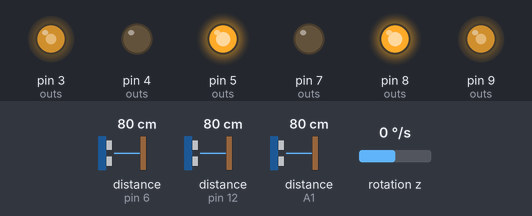
The sketch below on a simulated Arduino Uno, built with avr-gcc and run on an emulated ATmega328P. On the bench: output pins drawn as LEDs (lit = HIGH). Wiring (inferred from the names in the program): 3 × ultrasonic range finder: trigger pin 2, echo pin 6 / trigger pin 11, echo pin 12 / trigger A0, echo A1; MPU-6050 motion sensor at I2C address 0x68. The test bench sets the inputs (shaded band); at power-on: rotation z 0 °/s, distance to the obstacle (sensors on pin 6, pin 12, A1) 80 cm. The echo pulse lasts 58.3 µs per cm; pins used as bus, display or sensor lines are not drawn.

Above: at 6.9 s.
7.0 s: rotation z set to -192 °/s
At 9.3 s:
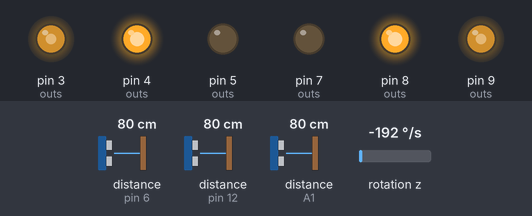
10.0 s: rotation z set to 192 °/s
At 12.35 s:
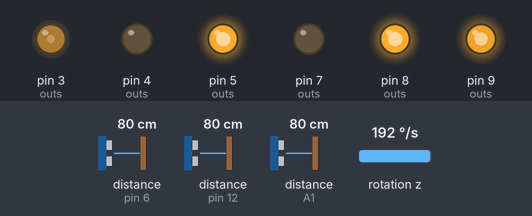
13.0 s: rotation z set to -100 °/s
At 15.79 s:
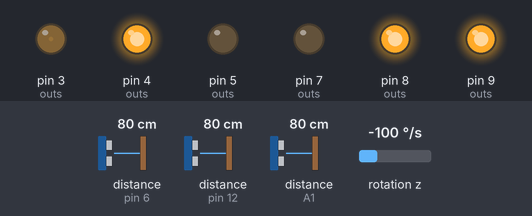
16.0 s: rotation z set to 100 °/s
At 18.04 s:
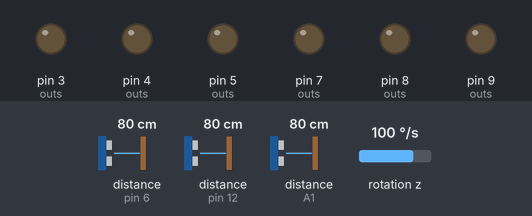
19.0 s: distance to the obstacle (sensor on pin 6) set to 64 cm
20.9 s: distance to the obstacle (sensor on pin 6) set to 61 cm
Timing chart, 0 to 24.7 s (numbered marks = the images above; inputs shaded):
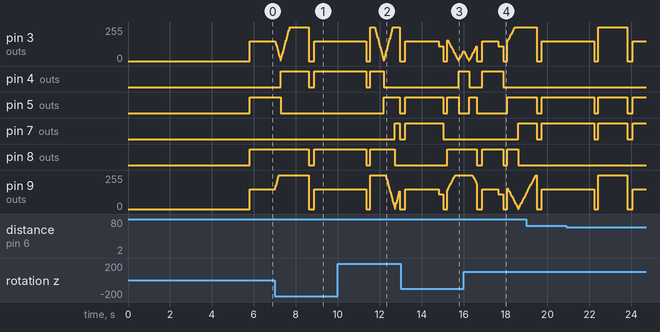

Measured:
- after the input at 7.0 s, pin 4 (outs): LOW → HIGH after 0.27 s, → LOW 1.3 s later, → HIGH 0.25 s later; pin 7 (outs): stays LOW (without the input it goes to HIGH after 1.9 s)
- after the input at 10.0 s, pin 5 (outs): LOW → HIGH after 2.2 s, → LOW 0.75 s later; pin 7 (outs): LOW → HIGH after 2.7 s, → LOW 0.24 s later
- after the input at 13.0 s, pin 4 (outs): LOW → HIGH after 2.8 s; pin 8 (outs): LOW → HIGH after 2.2 s
- after the input at 16.0 s, pin 5 (outs): LOW → HIGH after 0.26 s, → LOW 0.37 s later, → HIGH 1.5 s later; pin 7 (outs): LOW → HIGH after 2.6 s

The sketch:

auto_moopeiei.ino
```cpp
//ฮาร์ดโค้ดตอนเลี้ยวกันชนT_T
#include <Wire.h>
struct Step {
  char type;
  int  value;
};

Step routeA1[] = {
  {'F', 2}, {'R', 0}, {'F', 1}, {'R', 0}, {'F', 1}, {'L', 0}, {'F', 1}, {'L', 0},
  {'F', 1}, {'R', 0}, {'F', 1}, {'R', 0}, {'F', 1}, {'L', 0}, {'F', 3}
};
const int ROUTE_A1_LEN = sizeof(routeA1) / sizeof(routeA1[0]);

// Route 2: enter parking zone from the top (over the black tape)
Step routeA2[] = {
  {'F', 2}, {'R', 0}, {'F', 1}, {'R', 0}, {'F', 1}, {'L', 0}, {'F', 1}, {'L', 0},
  {'F', 1}, {'R', 0}, {'F', 1}, {'R', 0}, {'F', 1}, {'L', 0}, {'F', 2},
  {'L', 0}, {'F', 2}, {'R', 0}, {'F', 1}, {'R', 0}, {'F', 2}
};
const int ROUTE_A2_LEN = sizeof(routeA2) / sizeof(routeA2[0]);

// ---------------- settings ----------------
const int  ROUTE_CHOICE = 1;
const bool MIRROR = false;
const unsigned long START_DELAY_MS = 3000;
const unsigned long AUTO_LIMIT_MS  = 88000;

int BASE_SPEED = 150;
int TURN_SPEED = 150;
int TURN_SLOW  = 110;
const unsigned long MS_PER_CELL = 700;
const int   CELL_CM        = 20;
const int   WALL_STOP_CM   = 6;
const int   ARRIVE_TOL     = 1;
const int   SIDE_WALL_CM   = 14;
const int   SIDE_TARGET_CM = 4;
const float KP      = 3.0;
const float KP_SIDE = 1.5;

// ---------------- pins ----------------
const int ENA = 9, IN1 = 8, IN2 = 7;
const int ENB = 3, IN3 = 5, IN4 = 4;
const int TRIG_F = 2,  ECHO_F = 6;
const int TRIG_L = 11, ECHO_L = 12;
const int TRIG_R = A0, ECHO_R = A1;
const int IR_PIN = 10;

// ---------------- MPU6050 ----------------
const int MPU_ADDR = 0x68;
float gyroZoffset = 0;
float yaw = 0;
float targetHeading = 0;
unsigned long lastMicros = 0;
unsigned long matchStart = 0;

void setMotor(int en, int a, int b, int spd) {
  spd = constrain(spd, -255, 255);
  if (spd > 0)      { digitalWrite(a, HIGH); digitalWrite(b, LOW); }
  else if (spd < 0) { digitalWrite(a, LOW);  digitalWrite(b, HIGH); }
  else              { digitalWrite(a, LOW);  digitalWrite(b, LOW); }
  analogWrite(en, abs(spd));
}

void drive(int l, int r) {
  setMotor(ENB, IN3, IN4, l);
  setMotor(ENA, IN1, IN2, r);
}

void stopMotors() { drive(0, 0); }

//  อย่าเกินเวลาเด้อออ
void checkTimeUp() {
  if (millis() - matchStart > AUTO_LIMIT_MS) {
    stopMotors();
    while (true) { }
  }
}

long readCm(int trig, int echo) {
  digitalWrite(trig, LOW);  delayMicroseconds(2);
  digitalWrite(trig, HIGH); delayMicroseconds(10);
  digitalWrite(trig, LOW);
  long d = pulseIn(echo, HIGH, 15000UL);
  if (d == 0) return 999;
  return d / 58;
}

long readCmMedian(int trig, int echo) {
  long v[3];
  for (int i = 0; i < 3; i++) {
    v[i] = readCm(trig, echo);
    delay(5);
  }
  for (int a = 0; a < 2; a++)
    for (int b = 0; b < 2 - a; b++)
      if (v[b] > v[b + 1]) { long t = v[b]; v[b] = v[b + 1]; v[b + 1] = t; }
  return v[1];
}

int16_t readGyroZraw() {
  Wire.beginTransmission(MPU_ADDR);
  Wire.write(0x47);
  Wire.endTransmission(false);
  Wire.requestFrom(MPU_ADDR, 2);
  int16_t hi = Wire.read();
  int16_t lo = Wire.read();
  return (hi << 8) | lo;
}

void calibrateGyro() {
  long sum = 0;
  const int N = 500;
  for (int i = 0; i < N; i++) { sum += readGyroZraw(); delay(3); }
  gyroZoffset = (float)sum / N;
}

void updateYaw() {
  unsigned long now = micros();
  float dt = (now - lastMicros) / 1000000.0;
  lastMicros = now;
  float rate = (readGyroZraw() - gyroZoffset) / 131.0;
  if (abs(rate) > 0.3) yaw += rate * dt;
}

void turn90(bool left) {
  targetHeading += left ? 90 : -90;
  stopMotors();
  delay(100);
  lastMicros = micros();
  unsigned long t0 = millis();
  while (millis() - t0 < 2500) {
    checkTimeUp();
    updateYaw();
    float err = targetHeading - yaw;
    if (abs(err) < 2) break;
    int sp = (abs(err) < 25) ? TURN_SLOW : TURN_SPEED;
    if (err > 0) drive(-sp, sp);
    else         drive(sp, -sp);
  }
  stopMotors();
  delay(150);
}

void forwardCells(int n) {
  long d0 = readCmMedian(TRIG_F, ECHO_F);
  long target = d0 - (long)n * CELL_CM;
  if (target < WALL_STOP_CM) target = WALL_STOP_CM;
  unsigned long maxMs = (unsigned long)n * MS_PER_CELL * 2;

  unsigned long t0 = millis();
  lastMicros = micros();
  int loopCount = 0;
  int sideCorr = 0;

  while (millis() - t0 < maxMs) {
    checkTimeUp();
    updateYaw();

    long f = readCm(TRIG_F, ECHO_F);
    if (f <= target + ARRIVE_TOL) break;

    if (++loopCount % 3 == 0) {
      long l = readCm(TRIG_L, ECHO_L);
      long r = readCm(TRIG_R, ECHO_R);
      bool hasL = l < SIDE_WALL_CM;
      bool hasR = r < SIDE_WALL_CM;
      if (hasL && hasR)  sideCorr = -(int)(KP_SIDE * (l - r));
      else if (hasL)     sideCorr = -(int)(KP_SIDE * (l - SIDE_TARGET_CM));
      else if (hasR)     sideCorr =  (int)(KP_SIDE * (r - SIDE_TARGET_CM));
      else               sideCorr = 0;
      sideCorr = constrain(sideCorr, -25, 25);
    }

    float err = yaw - targetHeading;
    int corr = (int)(KP * err) + sideCorr;
    drive(BASE_SPEED + corr, BASE_SPEED - corr);
  }
  stopMotors();
  delay(150);
}

void runRoute(Step *route, int len) {
  for (int i = 0; i < len; i++) {
    Step *s = &route[i];
    char t = s->type;
    if (MIRROR && t == 'L')      t = 'R';
    else if (MIRROR && t == 'R') t = 'L';

    if (t == 'F')      forwardCells(s->value);
    else if (t == 'L') turn90(true);
    else if (t == 'R') turn90(false);
  }
}

void setup() {
  Serial.begin(9600);

  int outs[] = {ENA, IN1, IN2, ENB, IN3, IN4, TRIG_F, TRIG_L, TRIG_R};
  for (int i = 0; i < 9; i++) pinMode(outs[i], OUTPUT);
  pinMode(ECHO_F, INPUT);
  pinMode(ECHO_L, INPUT);
  pinMode(ECHO_R, INPUT);
  pinMode(IR_PIN, INPUT);

  stopMotors();

  Wire.begin();
  Wire.beginTransmission(MPU_ADDR);
  Wire.write(0x6B);
  Wire.write(0);
  Wire.endTransmission(true);

  delay(1000);
  calibrateGyro();
  delay(START_DELAY_MS);

  matchStart = millis();
  lastMicros = micros();
}

void loop() {
  if (ROUTE_CHOICE == 1) runRoute(routeA1, ROUTE_A1_LEN);
  else                   runRoute(routeA2, ROUTE_A2_LEN);

  stopMotors();
  while (true) { }
}
```
